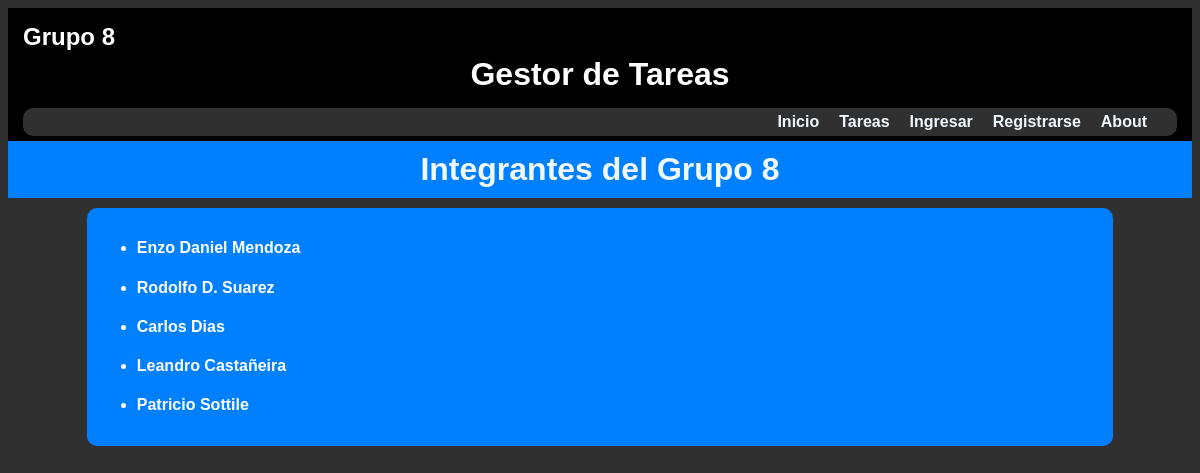
The page /about/ on the database its author committed.
### GestorTareas/models.py (models this page shows)
class Integrantes(models.Model):
    nombre = models.CharField(max_length=32)
    dni = models.IntegerField()
    def __str__(self):
        return self.nombre

### GestorTareas/views.py (the view)
# urls.py: path('about/', acerca, name='about'),
def acerca(request):
    integrantes = Integrantes.objects.all()
    return render(request, 'about.html', {
        'integrantes': integrantes
    })

### GestorTareas/templates/about.html (shortened to what this page needs)
{% extends "base.html" %}
{% load static %}
{% block titulo %}Integrantes del Grupo 8{% endblock titulo %}
{% block content %}
<div class="listaFrame">
  {% for integrante in integrantes %}
  <ul>
    <li>
      <h4>{{ integrante }}</h4>
    </li>
  </ul>
  {% endfor %}
</div>
{% endblock content %}

### GestorTareas/static/css/styles.css (style rules this page uses)
* { font-family: Arial, Helvetica, sans-serif; }
body { background-color: #303030; }
.listaFrame { margin: auto; width: 85%; background-color: #0080ff; color: white; padding: 10px; border-radius: 10px; }

### rows shown on the page
Integrantes: nombre "Enzo Daniel Mendoza"
Integrantes: nombre "Rodolfo D. Suarez"
Integrantes: nombre "Carlos Dias"
Integrantes: nombre "Leandro Castañeira"
Integrantes: nombre "Patricio Sottile"
